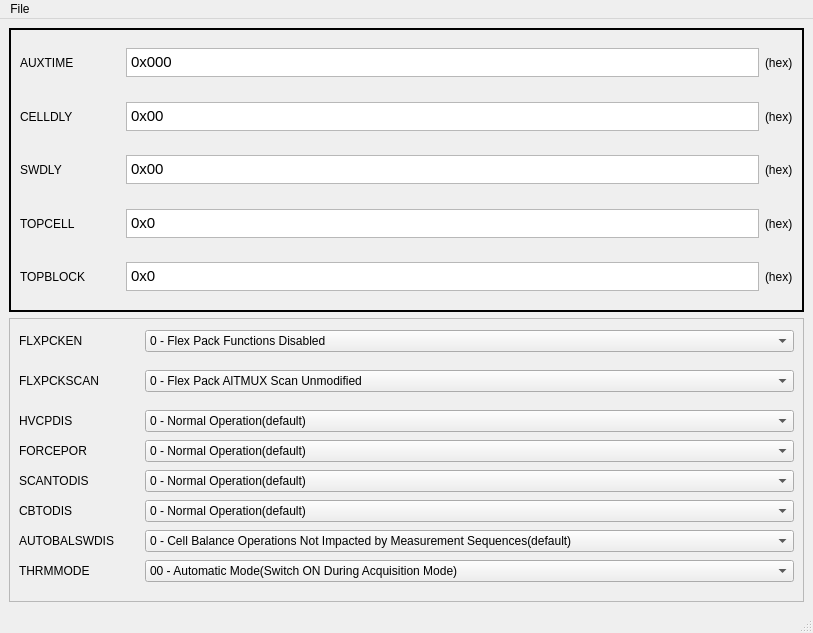
<?xml version="1.0" encoding="UTF-8"?>
<ui version="4.0">
 <class>MainWindow</class>
 <widget class="QMainWindow" name="MainWindow">
  <property name="geometry">
   <rect>
    <x>0</x>
    <y>0</y>
    <width>813</width>
    <height>633</height>
   </rect>
  </property>
  <property name="windowTitle">
   <string>BMS Device - PB01 EVK GUI</string>
  </property>
  <widget class="QWidget" name="centralwidget">
   <layout class="QVBoxLayout" name="verticalLayout">
    <item>
     <widget class="QFrame" name="frame_4">
      <property name="minimumSize">
       <size>
        <width>561</width>
        <height>199</height>
       </size>
      </property>
      <property name="frameShape">
       <enum>QFrame::Panel</enum>
      </property>
      <property name="frameShadow">
       <enum>QFrame::Plain</enum>
      </property>
      <property name="lineWidth">
       <number>2</number>
      </property>
      <layout class="QVBoxLayout" name="verticalLayout_6">
       <item>
        <layout class="QHBoxLayout" name="horizontalLayout_26" stretch="0,1,0">
         <item>
          <widget class="QLabel" name="lb_AUXTIME">
           <property name="sizePolicy">
            <sizepolicy hsizetype="Fixed" vsizetype="Preferred">
             <horstretch>0</horstretch>
             <verstretch>0</verstretch>
            </sizepolicy>
           </property>
           <property name="minimumSize">
            <size>
             <width>100</width>
             <height>0</height>
            </size>
           </property>
           <property name="text">
            <string>AUXTIME</string>
           </property>
          </widget>
         </item>
         <item>
          <widget class="QTextBrowser" name="textEdit_gcPage_AUXTIME">
           <property name="sizePolicy">
            <sizepolicy hsizetype="Expanding" vsizetype="Fixed">
             <horstretch>1</horstretch>
             <verstretch>0</verstretch>
            </sizepolicy>
           </property>
           <property name="minimumSize">
            <size>
             <width>0</width>
             <height>0</height>
            </size>
           </property>
           <property name="maximumSize">
            <size>
             <width>16777215</width>
             <height>29</height>
            </size>
           </property>
           <property name="html">
            <string>&lt;!DOCTYPE HTML PUBLIC &quot;-//W3C//DTD HTML 4.0//EN&quot; &quot;http://www.w3.org/TR/REC-html40/strict.dtd&quot;&gt;
&lt;html&gt;&lt;head&gt;&lt;meta name=&quot;qrichtext&quot; content=&quot;1&quot; /&gt;&lt;style type=&quot;text/css&quot;&gt;
p, li { white-space: pre-wrap; }
&lt;/style&gt;&lt;/head&gt;&lt;body style=&quot; font-family:'SimSun'; font-size:9pt; font-weight:400; font-style:normal;&quot;&gt;
&lt;p style=&quot; margin-top:0px; margin-bottom:0px; margin-left:0px; margin-right:0px; -qt-block-indent:0; text-indent:0px;&quot;&gt;&lt;span style=&quot; font-family:'Arial'; font-size:11pt;&quot;&gt;0x000&lt;/span&gt;&lt;/p&gt;&lt;/body&gt;&lt;/html&gt;</string>
           </property>
          </widget>
         </item>
         <item>
          <widget class="QLabel" name="lb_hex0">
           <property name="sizePolicy">
            <sizepolicy hsizetype="Preferred" vsizetype="Preferred">
             <horstretch>0</horstretch>
             <verstretch>0</verstretch>
            </sizepolicy>
           </property>
           <property name="text">
            <string>(hex)</string>
           </property>
          </widget>
         </item>
        </layout>
       </item>
       <item>
        <layout class="QHBoxLayout" name="horizontalLayout_27" stretch="0,0,0">
         <item>
          <widget class="QLabel" name="lb_CELLDLY">
           <property name="sizePolicy">
            <sizepolicy hsizetype="Fixed" vsizetype="Preferred">
             <horstretch>0</horstretch>
             <verstretch>0</verstretch>
            </sizepolicy>
           </property>
           <property name="minimumSize">
            <size>
             <width>100</width>
             <height>0</height>
            </size>
           </property>
           <property name="text">
            <string>CELLDLY</string>
           </property>
          </widget>
         </item>
         <item>
          <widget class="QTextBrowser" name="textEdit_gcPage_CELLDLY">
           <property name="sizePolicy">
            <sizepolicy hsizetype="MinimumExpanding" vsizetype="Fixed">
             <horstretch>1</horstretch>
             <verstretch>0</verstretch>
            </sizepolicy>
           </property>
           <property name="minimumSize">
            <size>
             <width>0</width>
             <height>0</height>
            </size>
           </property>
           <property name="maximumSize">
            <size>
             <width>16777215</width>
             <height>29</height>
            </size>
           </property>
           <property name="html">
            <string>&lt;!DOCTYPE HTML PUBLIC &quot;-//W3C//DTD HTML 4.0//EN&quot; &quot;http://www.w3.org/TR/REC-html40/strict.dtd&quot;&gt;
&lt;html&gt;&lt;head&gt;&lt;meta name=&quot;qrichtext&quot; content=&quot;1&quot; /&gt;&lt;style type=&quot;text/css&quot;&gt;
p, li { white-space: pre-wrap; }
&lt;/style&gt;&lt;/head&gt;&lt;body style=&quot; font-family:'SimSun'; font-size:9pt; font-weight:400; font-style:normal;&quot;&gt;
&lt;p style=&quot; margin-top:0px; margin-bottom:0px; margin-left:0px; margin-right:0px; -qt-block-indent:0; text-indent:0px;&quot;&gt;&lt;span style=&quot; font-family:'Arial'; font-size:11pt;&quot;&gt;0x00&lt;/span&gt;&lt;/p&gt;&lt;/body&gt;&lt;/html&gt;</string>
           </property>
          </widget>
         </item>
         <item>
          <widget class="QLabel" name="lb_hex1">
           <property name="sizePolicy">
            <sizepolicy hsizetype="Preferred" vsizetype="Preferred">
             <horstretch>0</horstretch>
             <verstretch>0</verstretch>
            </sizepolicy>
           </property>
           <property name="text">
            <string>(hex)</string>
           </property>
          </widget>
         </item>
        </layout>
       </item>
       <item>
        <layout class="QHBoxLayout" name="horizontalLayout_28">
         <item>
          <widget class="QLabel" name="lb_SWDLY">
           <property name="sizePolicy">
            <sizepolicy hsizetype="Fixed" vsizetype="Preferred">
             <horstretch>0</horstretch>
             <verstretch>0</verstretch>
            </sizepolicy>
           </property>
           <property name="minimumSize">
            <size>
             <width>100</width>
             <height>0</height>
            </size>
           </property>
           <property name="text">
            <string>SWDLY</string>
           </property>
          </widget>
         </item>
         <item>
          <widget class="QTextBrowser" name="textEdit_gcPage_SWDLY">
           <property name="sizePolicy">
            <sizepolicy hsizetype="MinimumExpanding" vsizetype="Fixed">
             <horstretch>1</horstretch>
             <verstretch>0</verstretch>
            </sizepolicy>
           </property>
           <property name="minimumSize">
            <size>
             <width>0</width>
             <height>0</height>
            </size>
           </property>
           <property name="maximumSize">
            <size>
             <width>16777215</width>
             <height>29</height>
            </size>
           </property>
           <property name="html">
            <string>&lt;!DOCTYPE HTML PUBLIC &quot;-//W3C//DTD HTML 4.0//EN&quot; &quot;http://www.w3.org/TR/REC-html40/strict.dtd&quot;&gt;
&lt;html&gt;&lt;head&gt;&lt;meta name=&quot;qrichtext&quot; content=&quot;1&quot; /&gt;&lt;style type=&quot;text/css&quot;&gt;
p, li { white-space: pre-wrap; }
&lt;/style&gt;&lt;/head&gt;&lt;body style=&quot; font-family:'SimSun'; font-size:9pt; font-weight:400; font-style:normal;&quot;&gt;
&lt;p style=&quot; margin-top:0px; margin-bottom:0px; margin-left:0px; margin-right:0px; -qt-block-indent:0; text-indent:0px;&quot;&gt;&lt;span style=&quot; font-family:'Arial'; font-size:11pt;&quot;&gt;0x00&lt;/span&gt;&lt;/p&gt;&lt;/body&gt;&lt;/html&gt;</string>
           </property>
          </widget>
         </item>
         <item>
          <widget class="QLabel" name="lb_hex2">
           <property name="sizePolicy">
            <sizepolicy hsizetype="Preferred" vsizetype="Preferred">
             <horstretch>0</horstretch>
             <verstretch>0</verstretch>
            </sizepolicy>
           </property>
           <property name="text">
            <string>(hex)</string>
           </property>
          </widget>
         </item>
        </layout>
       </item>
       <item>
        <layout class="QHBoxLayout" name="horizontalLayout_29">
         <item>
          <widget class="QLabel" name="lb_TOPCELL">
           <property name="sizePolicy">
            <sizepolicy hsizetype="Fixed" vsizetype="Preferred">
             <horstretch>0</horstretch>
             <verstretch>0</verstretch>
            </sizepolicy>
           </property>
           <property name="minimumSize">
            <size>
             <width>100</width>
             <height>0</height>
            </size>
           </property>
           <property name="text">
            <string>TOPCELL</string>
           </property>
          </widget>
         </item>
         <item>
          <widget class="QTextBrowser" name="textEdit_gcPage_TOPCELL">
           <property name="sizePolicy">
            <sizepolicy hsizetype="Expanding" vsizetype="Fixed">
             <horstretch>0</horstretch>
             <verstretch>0</verstretch>
            </sizepolicy>
           </property>
           <property name="minimumSize">
            <size>
             <width>0</width>
             <height>0</height>
            </size>
           </property>
           <property name="maximumSize">
            <size>
             <width>16777215</width>
             <height>29</height>
            </size>
           </property>
           <property name="html">
            <string>&lt;!DOCTYPE HTML PUBLIC &quot;-//W3C//DTD HTML 4.0//EN&quot; &quot;http://www.w3.org/TR/REC-html40/strict.dtd&quot;&gt;
&lt;html&gt;&lt;head&gt;&lt;meta name=&quot;qrichtext&quot; content=&quot;1&quot; /&gt;&lt;style type=&quot;text/css&quot;&gt;
p, li { white-space: pre-wrap; }
&lt;/style&gt;&lt;/head&gt;&lt;body style=&quot; font-family:'SimSun'; font-size:9pt; font-weight:400; font-style:normal;&quot;&gt;
&lt;p style=&quot; margin-top:0px; margin-bottom:0px; margin-left:0px; margin-right:0px; -qt-block-indent:0; text-indent:0px;&quot;&gt;&lt;span style=&quot; font-family:'Arial'; font-size:11pt;&quot;&gt;0x0&lt;/span&gt;&lt;/p&gt;&lt;/body&gt;&lt;/html&gt;</string>
           </property>
          </widget>
         </item>
         <item>
          <widget class="QLabel" name="lb_hex3">
           <property name="sizePolicy">
            <sizepolicy hsizetype="Preferred" vsizetype="Preferred">
             <horstretch>0</horstretch>
             <verstretch>0</verstretch>
            </sizepolicy>
           </property>
           <property name="text">
            <string>(hex)</string>
           </property>
          </widget>
         </item>
        </layout>
       </item>
       <item>
        <layout class="QHBoxLayout" name="horizontalLayout_30">
         <item>
          <widget class="QLabel" name="lb_TOPBLOCK">
           <property name="sizePolicy">
            <sizepolicy hsizetype="Fixed" vsizetype="Preferred">
             <horstretch>0</horstretch>
             <verstretch>0</verstretch>
            </sizepolicy>
           </property>
           <property name="minimumSize">
            <size>
             <width>100</width>
             <height>0</height>
            </size>
           </property>
           <property name="text">
            <string>TOPBLOCK</string>
           </property>
          </widget>
         </item>
         <item>
          <widget class="QTextBrowser" name="textEdit_gcPage_TOPBLOCK">
           <property name="sizePolicy">
            <sizepolicy hsizetype="Expanding" vsizetype="Fixed">
             <horstretch>0</horstretch>
             <verstretch>0</verstretch>
            </sizepolicy>
           </property>
           <property name="minimumSize">
            <size>
             <width>0</width>
             <height>0</height>
            </size>
           </property>
           <property name="maximumSize">
            <size>
             <width>16777215</width>
             <height>29</height>
            </size>
           </property>
           <property name="html">
            <string>&lt;!DOCTYPE HTML PUBLIC &quot;-//W3C//DTD HTML 4.0//EN&quot; &quot;http://www.w3.org/TR/REC-html40/strict.dtd&quot;&gt;
&lt;html&gt;&lt;head&gt;&lt;meta name=&quot;qrichtext&quot; content=&quot;1&quot; /&gt;&lt;style type=&quot;text/css&quot;&gt;
p, li { white-space: pre-wrap; }
&lt;/style&gt;&lt;/head&gt;&lt;body style=&quot; font-family:'SimSun'; font-size:9pt; font-weight:400; font-style:normal;&quot;&gt;
&lt;p style=&quot; margin-top:0px; margin-bottom:0px; margin-left:0px; margin-right:0px; -qt-block-indent:0; text-indent:0px;&quot;&gt;&lt;span style=&quot; font-family:'Arial'; font-size:11pt;&quot;&gt;0x0&lt;/span&gt;&lt;/p&gt;&lt;/body&gt;&lt;/html&gt;</string>
           </property>
          </widget>
         </item>
         <item>
          <widget class="QLabel" name="lb_hex4">
           <property name="sizePolicy">
            <sizepolicy hsizetype="Preferred" vsizetype="Preferred">
             <horstretch>0</horstretch>
             <verstretch>0</verstretch>
            </sizepolicy>
           </property>
           <property name="text">
            <string>(hex)</string>
           </property>
          </widget>
         </item>
        </layout>
       </item>
      </layout>
     </widget>
    </item>
    <item>
     <widget class="QFrame" name="frame_3">
      <property name="frameShape">
       <enum>QFrame::StyledPanel</enum>
      </property>
      <property name="frameShadow">
       <enum>QFrame::Raised</enum>
      </property>
      <layout class="QVBoxLayout" name="verticalLayout_5">
       <item>
        <layout class="QHBoxLayout" name="horizontalLayout_14">
         <item>
          <widget class="QLabel" name="lb_FLXPCKEN">
           <property name="sizePolicy">
            <sizepolicy hsizetype="Fixed" vsizetype="Preferred">
             <horstretch>0</horstretch>
             <verstretch>0</verstretch>
            </sizepolicy>
           </property>
           <property name="minimumSize">
            <size>
             <width>120</width>
             <height>0</height>
            </size>
           </property>
           <property name="text">
            <string>FLXPCKEN</string>
           </property>
          </widget>
         </item>
         <item>
          <widget class="QComboBox" name="comboBox_gcPage_FLXPCKEN">
           <property name="sizePolicy">
            <sizepolicy hsizetype="Expanding" vsizetype="Fixed">
             <horstretch>0</horstretch>
             <verstretch>0</verstretch>
            </sizepolicy>
           </property>
           <property name="minimumSize">
            <size>
             <width>0</width>
             <height>0</height>
            </size>
           </property>
           <item>
            <property name="text">
             <string>0 - Flex Pack Functions Disabled</string>
            </property>
           </item>
          </widget>
         </item>
        </layout>
       </item>
       <item>
        <spacer name="verticalSpacer_3">
         <property name="orientation">
          <enum>Qt::Vertical</enum>
         </property>
         <property name="sizeType">
          <enum>QSizePolicy::Fixed</enum>
         </property>
         <property name="sizeHint" stdset="0">
          <size>
           <width>20</width>
           <height>10</height>
          </size>
         </property>
        </spacer>
       </item>
       <item>
        <layout class="QHBoxLayout" name="horizontalLayout_19">
         <item>
          <widget class="QLabel" name="lb_FLXPCKSCAN">
           <property name="sizePolicy">
            <sizepolicy hsizetype="Fixed" vsizetype="Preferred">
             <horstretch>0</horstretch>
             <verstretch>0</verstretch>
            </sizepolicy>
           </property>
           <property name="minimumSize">
            <size>
             <width>120</width>
             <height>0</height>
            </size>
           </property>
           <property name="text">
            <string>FLXPCKSCAN</string>
           </property>
          </widget>
         </item>
         <item>
          <widget class="QComboBox" name="comboBox_gcPage_FLXPCKSCAN">
           <property name="sizePolicy">
            <sizepolicy hsizetype="Expanding" vsizetype="Fixed">
             <horstretch>0</horstretch>
             <verstretch>0</verstretch>
            </sizepolicy>
           </property>
           <property name="minimumSize">
            <size>
             <width>0</width>
             <height>0</height>
            </size>
           </property>
           <item>
            <property name="text">
             <string>0 - Flex Pack AlTMUX Scan Unmodified</string>
            </property>
           </item>
          </widget>
         </item>
        </layout>
       </item>
       <item>
        <spacer name="verticalSpacer_4">
         <property name="orientation">
          <enum>Qt::Vertical</enum>
         </property>
         <property name="sizeType">
          <enum>QSizePolicy::Fixed</enum>
         </property>
         <property name="sizeHint" stdset="0">
          <size>
           <width>20</width>
           <height>10</height>
          </size>
         </property>
        </spacer>
       </item>
       <item>
        <layout class="QHBoxLayout" name="horizontalLayout_20">
         <item>
          <widget class="QLabel" name="lb_HVCPDIS">
           <property name="sizePolicy">
            <sizepolicy hsizetype="Fixed" vsizetype="Preferred">
             <horstretch>0</horstretch>
             <verstretch>0</verstretch>
            </sizepolicy>
           </property>
           <property name="minimumSize">
            <size>
             <width>120</width>
             <height>0</height>
            </size>
           </property>
           <property name="text">
            <string>HVCPDIS</string>
           </property>
          </widget>
         </item>
         <item>
          <widget class="QComboBox" name="comboBox_gcPage_HVCPDIS">
           <property name="sizePolicy">
            <sizepolicy hsizetype="Expanding" vsizetype="Fixed">
             <horstretch>0</horstretch>
             <verstretch>0</verstretch>
            </sizepolicy>
           </property>
           <property name="minimumSize">
            <size>
             <width>0</width>
             <height>0</height>
            </size>
           </property>
           <item>
            <property name="text">
             <string>0 - Normal Operation(default)</string>
            </property>
           </item>
          </widget>
         </item>
        </layout>
       </item>
       <item>
        <layout class="QHBoxLayout" name="horizontalLayout_21">
         <item>
          <widget class="QLabel" name="lb_FORCEPOR">
           <property name="sizePolicy">
            <sizepolicy hsizetype="Fixed" vsizetype="Preferred">
             <horstretch>0</horstretch>
             <verstretch>0</verstretch>
            </sizepolicy>
           </property>
           <property name="minimumSize">
            <size>
             <width>120</width>
             <height>0</height>
            </size>
           </property>
           <property name="text">
            <string>FORCEPOR</string>
           </property>
          </widget>
         </item>
         <item>
          <widget class="QComboBox" name="comboBox_gcPage_FORCEPOR">
           <property name="sizePolicy">
            <sizepolicy hsizetype="Expanding" vsizetype="Fixed">
             <horstretch>0</horstretch>
             <verstretch>0</verstretch>
            </sizepolicy>
           </property>
           <property name="minimumSize">
            <size>
             <width>0</width>
             <height>0</height>
            </size>
           </property>
           <item>
            <property name="text">
             <string>0 - Normal Operation(default)</string>
            </property>
           </item>
          </widget>
         </item>
        </layout>
       </item>
       <item>
        <layout class="QHBoxLayout" name="horizontalLayout_22">
         <item>
          <widget class="QLabel" name="lb_SCANTODIS">
           <property name="sizePolicy">
            <sizepolicy hsizetype="Fixed" vsizetype="Preferred">
             <horstretch>0</horstretch>
             <verstretch>0</verstretch>
            </sizepolicy>
           </property>
           <property name="minimumSize">
            <size>
             <width>120</width>
             <height>0</height>
            </size>
           </property>
           <property name="text">
            <string>SCANTODIS</string>
           </property>
          </widget>
         </item>
         <item>
          <widget class="QComboBox" name="comboBox_gcPage_SCANTODIS">
           <property name="sizePolicy">
            <sizepolicy hsizetype="Expanding" vsizetype="Fixed">
             <horstretch>0</horstretch>
             <verstretch>0</verstretch>
            </sizepolicy>
           </property>
           <property name="minimumSize">
            <size>
             <width>0</width>
             <height>0</height>
            </size>
           </property>
           <item>
            <property name="text">
             <string>0 - Normal Operation(default)</string>
            </property>
           </item>
          </widget>
         </item>
        </layout>
       </item>
       <item>
        <layout class="QHBoxLayout" name="horizontalLayout_23">
         <item>
          <widget class="QLabel" name="lb_CBTODIS">
           <property name="sizePolicy">
            <sizepolicy hsizetype="Fixed" vsizetype="Preferred">
             <horstretch>0</horstretch>
             <verstretch>0</verstretch>
            </sizepolicy>
           </property>
           <property name="minimumSize">
            <size>
             <width>120</width>
             <height>0</height>
            </size>
           </property>
           <property name="text">
            <string>CBTODIS</string>
           </property>
          </widget>
         </item>
         <item>
          <widget class="QComboBox" name="comboBox_gcPage_CBTODIS">
           <property name="sizePolicy">
            <sizepolicy hsizetype="Expanding" vsizetype="Fixed">
             <horstretch>0</horstretch>
             <verstretch>0</verstretch>
            </sizepolicy>
           </property>
           <property name="minimumSize">
            <size>
             <width>0</width>
             <height>0</height>
            </size>
           </property>
           <item>
            <property name="text">
             <string>0 - Normal Operation(default)</string>
            </property>
           </item>
          </widget>
         </item>
        </layout>
       </item>
       <item>
        <layout class="QHBoxLayout" name="horizontalLayout_24">
         <item>
          <widget class="QLabel" name="lb_AUTOBALSWDIS">
           <property name="sizePolicy">
            <sizepolicy hsizetype="Fixed" vsizetype="Preferred">
             <horstretch>0</horstretch>
             <verstretch>0</verstretch>
            </sizepolicy>
           </property>
           <property name="minimumSize">
            <size>
             <width>120</width>
             <height>0</height>
            </size>
           </property>
           <property name="text">
            <string>AUTOBALSWDIS</string>
           </property>
          </widget>
         </item>
         <item>
          <widget class="QComboBox" name="comboBox_gcPage_AUTOBALSWDIS">
           <property name="sizePolicy">
            <sizepolicy hsizetype="Expanding" vsizetype="Fixed">
             <horstretch>0</horstretch>
             <verstretch>0</verstretch>
            </sizepolicy>
           </property>
           <property name="minimumSize">
            <size>
             <width>0</width>
             <height>0</height>
            </size>
           </property>
           <item>
            <property name="text">
             <string>0 - Cell Balance Operations Not Impacted by Measurement Sequences(default)</string>
            </property>
           </item>
          </widget>
         </item>
        </layout>
       </item>
       <item>
        <layout class="QHBoxLayout" name="horizontalLayout_25">
         <item>
          <widget class="QLabel" name="lb_THRMMODE">
           <property name="sizePolicy">
            <sizepolicy hsizetype="Fixed" vsizetype="Preferred">
             <horstretch>0</horstretch>
             <verstretch>0</verstretch>
            </sizepolicy>
           </property>
           <property name="minimumSize">
            <size>
             <width>120</width>
             <height>0</height>
            </size>
           </property>
           <property name="text">
            <string>THRMMODE</string>
           </property>
          </widget>
         </item>
         <item>
          <widget class="QComboBox" name="comboBox_gcPage_THRMMODE">
           <property name="sizePolicy">
            <sizepolicy hsizetype="Expanding" vsizetype="Fixed">
             <horstretch>0</horstretch>
             <verstretch>0</verstretch>
            </sizepolicy>
           </property>
           <property name="minimumSize">
            <size>
             <width>0</width>
             <height>0</height>
            </size>
           </property>
           <item>
            <property name="text">
             <string>00 - Automatic Mode(Switch ON During Acquisition Mode)</string>
            </property>
           </item>
          </widget>
         </item>
        </layout>
       </item>
      </layout>
     </widget>
    </item>
   </layout>
  </widget>
  <widget class="QMenuBar" name="menubar">
   <property name="geometry">
    <rect>
     <x>0</x>
     <y>0</y>
     <width>813</width>
     <height>22</height>
    </rect>
   </property>
   <widget class="QMenu" name="menuFile">
    <property name="title">
     <string>File</string>
    </property>
    <addaction name="separator"/>
    <addaction name="actionSave_Register_Configuration"/>
    <addaction name="actionLoad_Register_Configuration"/>
    <addaction name="separator"/>
    <addaction name="actionRestart"/>
    <addaction name="actionExit"/>
   </widget>
   <addaction name="menuFile"/>
  </widget>
  <widget class="QStatusBar" name="statusbar"/>
  <action name="actionLog_Scan_Data">
   <property name="text">
    <string>Log Scan Data</string>
   </property>
  </action>
  <action name="actionSave_Register_Configuration">
   <property name="text">
    <string>Save Register Configuration</string>
   </property>
  </action>
  <action name="actionLoad_Register_Configuration">
   <property name="text">
    <string>Load Register Configuration</string>
   </property>
  </action>
  <action name="actionRestart">
   <property name="text">
    <string>Restart</string>
   </property>
  </action>
  <action name="actionExit">
   <property name="text">
    <string>Exit</string>
   </property>
  </action>
 </widget>
 <resources/>
 <connections/>
</ui>
